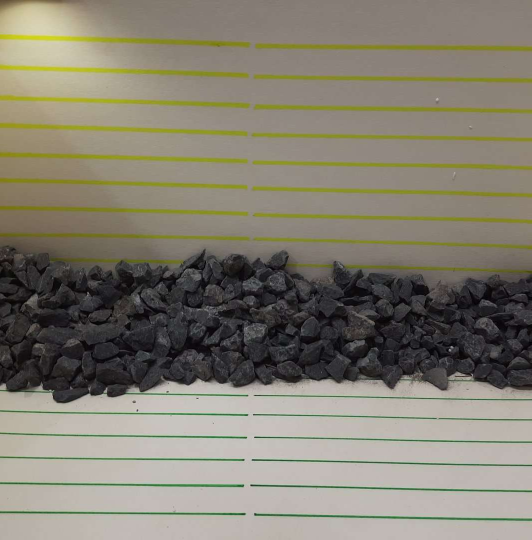
#> input picture Cygnet_Project/Images/cropped_images/3638.png, 1063 x 1080 px, found by its file name (shown at 1/2 size)
$ jupyter execute --allow-errors Scrap_volume_Yash.ipynb
#> lines starting #> are read from the running program, lines starting #| are printed output that depends on the picture; after the words box and inside, x2 and y2 are one past the last pixel; in counts of white or black regions, pixels touching at a corner belong together; pictures that were not available may be replaced by others from this repository, and a replacement may not be noted
[cell 1]
import numpy as np
import cv2
from google.colab.patches import cv2_imshow
import matplotlib.pyplot as plt
import albumentations as a
import warnings
from PIL import Image
import os
from os import listdir
warnings.filterwarnings('ignore')

[cell 2]
class Lines:
  def __init__(self):
    return None

  def linecount(self, filepath, xPieces, yPieces, width):
    self.filepath = filepath
    self.xPieces = xPieces
    self.yPieces = yPieces
    self.width = width
    img = cv2.imread(self.filepath)

    ### Detect the Yellow color lines
    gr_img = cv2.cvtColor(img, cv2.COLOR_BGR2HSV)
    lower_range = np.array([25,100,20])
    upper_range = np.array([35,255,233])
    maskr = cv2.inRange(gr_img, lower_range, upper_range)

    ### Detect the Green color lines
    lower_range = np.array([40,25,20])
    upper_range = np.array([75,255, 255])
    maskg = cv2.inRange(gr_img, lower_range, upper_range)

    ### Joined the broken Green lines
    kernel = np.ones((1,20), np.uint8)
    d_im = cv2.dilate(maskg, kernel, iterations=2)
    e_img = cv2.erode(d_im, kernel, iterations=3)

    ### Joined the broken Yellow lines
    kernel = np.ones((1,20), np.uint8)
    d_im = cv2.dilate(maskr, kernel, iterations=2)
    e_imr = cv2.erode(d_im, kernel, iterations=2)
    cv2.imwrite("/content/testimage3/resultr.png",e_imr)
    cv2.imwrite("/content/testimage3/resultg.png",e_img)
    filepath = "/content/testimage3"

    ### Removed the existing testimage4 folder
    !rm -rf "/content/testimage4"

    ### Cropped the images vertically into 10 groups
    for i in os.listdir(filepath):
      if not i.startswith("."):
        input = filepath +"/"+ i
        filename, file_extension = os.path.splitext(input)
        im = Image.open(input)
        imgwidth, imgheight = im.size
        height = imgheight // self.yPieces
        width = imgwidth // self.xPieces
        for k in range(0, self.yPieces):
          for j in range(0, self.xPieces):
            box = (j * width, k * height, (j + 1) * width, (k + 1) * height)
            a = im.crop(box)
            if not os.path.exists("/content/testimage4/"):
              os.mkdir("/content/testimage4/")
            if not os.path.exists("/content/testimage4/"+i[:-4]):
              os.mkdir("/content/testimage4/"+i[:-4])
            a.save("/content/testimage4/" + i[:-4]+"/" + str(k) + "-" + str(j) + file_extension)

    ## Counted the lines
    filepath = "/content/testimage4/"
    h1r = 0
    f1r = 0
    for i in os.listdir(filepath):
      h1 = 0
      f1 = 0
      imagepath = "/content/testimage4/"+i
      for j in os.listdir(imagepath):
        full_ipath = cv2.imread(imagepath+"/"+j,0)
        h,f = cv2.threshold(full_ipath, 80, 255, cv2.THRESH_BINARY_INV)
        contours, hierarchy = cv2.findContours(f, cv2.RETR_EXTERNAL, cv2.CHAIN_APPROX_SIMPLE)
        lenr = len(contours) - 1
        lenr = 10 - lenr
        if(i == "resultr"):
          h1 = h1+lenr
          h1r = h1
        elif(i == "resultg"):
          f1 = f1+lenr
          f1r = f1

    ### Counted the Volume
    hf = ((((h1r/self.xPieces)+1)*3)*(((f1r/self.xPieces)+1)*3))
    print("Volume = ",(hf*0.5)*self.width)
L = Lines()

[cell 3]
img1 = cv2.imread("/content/test_image/3638.png")
#> img1 is the input picture: shape (1080, 1063, 3); mean B, G, R 113.2, 127.7, 132.2
sub_image = img1[:1080, 415:1450]
cv2.imwrite("/content/test_image/temp.JPEG",sub_image)
#> (the rest of this cell did not finish here and is left out)

#> in linecount, `gr_img = cv2.cvtColor(img, cv2.COLOR_BGR2HSV)`: gr_img: shape (1080, 648, 3); mean H, S, V 38.2, 38.4, 132.8
#> in linecount, `maskr = cv2.inRange(gr_img, lower_range, upper_range)`:
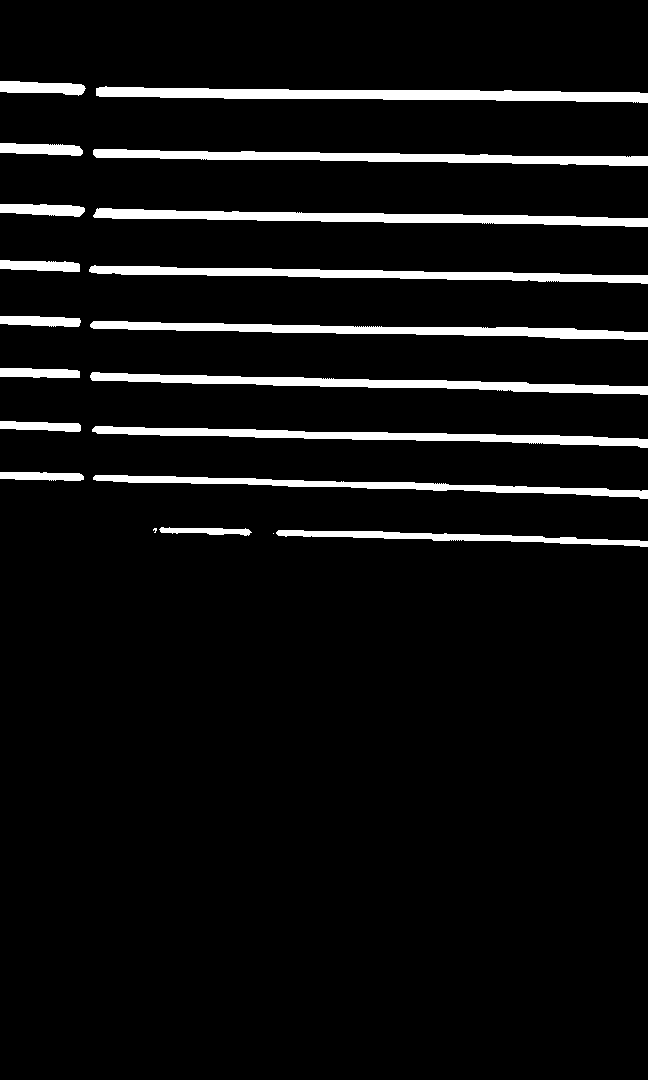
#> maskr: shape (1080, 648); 6.5% white; 20 white regions (2 under 20 px), largest, box (x1, y1, x2, y2) and area: (96, 86, 648, 103) 5372, (93, 208, 648, 227) 4884, (93, 149, 648, 166) 4658
#> in linecount, `maskg = cv2.inRange(gr_img, lower_range, upper_range)`: maskg: shape (1080, 648); 3.3% white; 26 white regions (9 under 20 px), largest, box (x1, y1, x2, y2) and area: (94, 1026, 648, 1044) 4308, (86, 968, 648, 987) 3565, (95, 872, 648, 888) 3163
#> in linecount, `d_im = cv2.dilate(maskg, kernel, iterations=2)`: d_im: shape (1080, 648); 4.2% white; 12 white regions, largest, box (x1, y1, x2, y2) and area: (0, 1024, 648, 1044) 5879, (0, 966, 648, 987) 5097, (0, 871, 648, 888) 4591
#> in linecount, `e_img = cv2.erode(d_im, kernel, iterations=3)`: e_img: shape (1080, 648); 3.4% white; 9 white regions, largest, box (x1, y1, x2, y2) and area: (0, 1024, 648, 1044) 5201, (0, 967, 648, 985) 4240, (0, 871, 648, 888) 3883
#> in linecount, `d_im = cv2.dilate(maskr, kernel, iterations=2)`: d_im: shape (1080, 648); 7.4% white; 9 white regions, largest, box (x1, y1, x2, y2) and area: (0, 81, 648, 103) 6869, (0, 204, 648, 227) 6399, (0, 143, 648, 166) 6125
#> in linecount, `e_imr = cv2.erode(d_im, kernel, iterations=2)`: e_imr: shape (1080, 648); 6.7% white; 9 white regions, largest, box (x1, y1, x2, y2) and area: (0, 81, 648, 103) 6471, (0, 204, 648, 227) 5887, (0, 143, 648, 166) 5651

[cell 4]
img1 = cv2.imread("/content/test_image/4446.png")
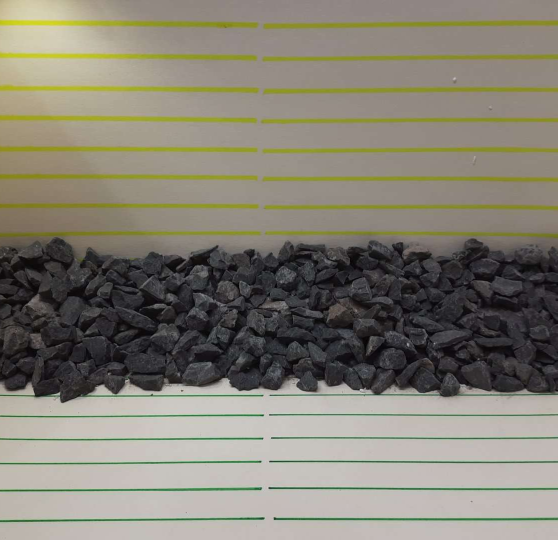
#> input picture Cygnet_Project/Images/cropped_images/4446.png, 1115 x 1080 px, found by its file name (shown at 1/2 size)
#> img1 is the input picture: shape (1080, 1115, 3); mean B, G, R 115.7, 129, 132.7
sub_image = img1[:1080, 415:1450]
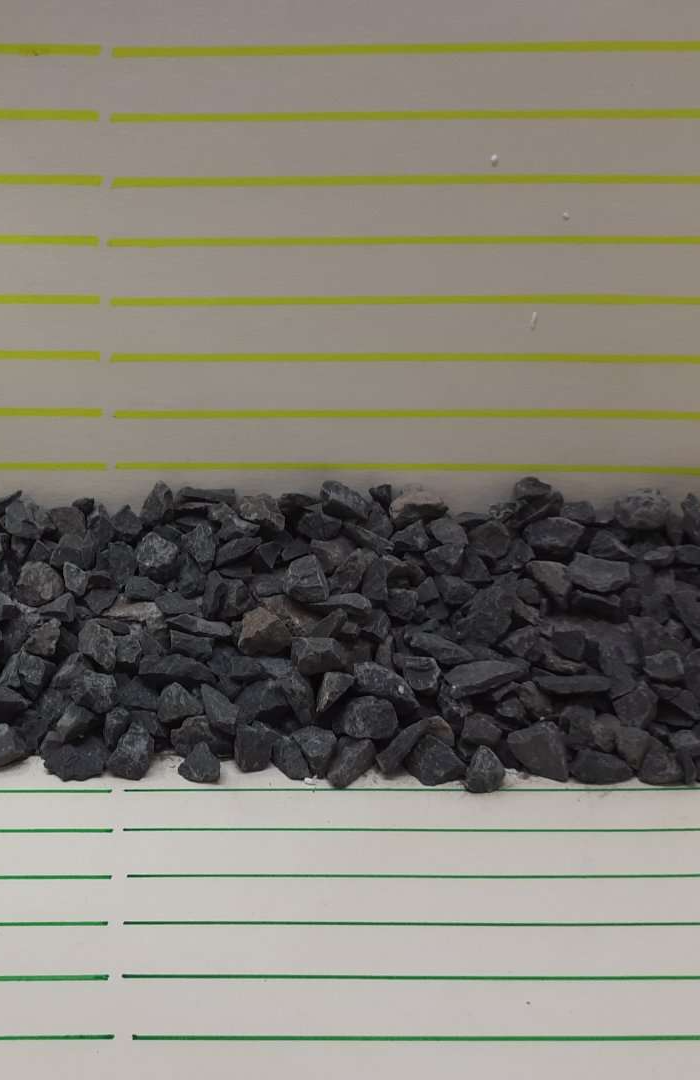
#> sub_image: shape (1080, 700, 3); mean B, G, R 115.5, 126.2, 129.8
cv2.imwrite("/content/test_image/temp.JPEG",sub_image)
#> (the rest of this cell did not finish here and is left out)

#> call 2 of linecount, with filepath = '/content/test_image/temp.JPEG', xPieces = 10, yPieces = 1, width = 58.5
#> in linecount (call 2), `gr_img = cv2.cvtColor(img, cv2.COLOR_BGR2HSV)`: gr_img: shape (1080, 700, 3); mean H, S, V 46.4, 36, 131.8
#> in linecount (call 2), `maskr = cv2.inRange(gr_img, lower_range, upper_range)`: maskr: shape (1080, 700); 6.3% white; 16 white regions, largest, box (x1, y1, x2, y2) and area: (112, 41, 700, 58) 5833, (112, 174, 700, 188) 5468, (111, 109, 700, 123) 5150
#> in linecount (call 2), `maskg = cv2.inRange(gr_img, lower_range, upper_range)`: maskg: shape (1080, 700); 3.1% white; 15 white regions (2 under 20 px), largest, box (x1, y1, x2, y2) and area: (132, 1033, 700, 1044) 4530, (123, 973, 700, 982) 3603, (128, 872, 700, 880) 3194
#> in linecount (call 2), `d_im = cv2.dilate(maskg, kernel, iterations=2)`: d_im: shape (1080, 700); 3.6% white; 6 white regions, box (x1, y1, x2, y2) and area: (0, 1032, 700, 1044) 6105, (0, 972, 700, 983) 5221, (0, 920, 700, 928) 4440, (0, 872, 700, 881) 4391, (0, 784, 700, 796) 3830, (0, 826, 700, 835) 3418
#> in linecount (call 2), `e_img = cv2.erode(d_im, kernel, iterations=3)`: e_img: shape (1080, 700); 3.2% white; 6 white regions, box (x1, y1, x2, y2) and area: (0, 1033, 700, 1044) 5506, (0, 973, 700, 983) 4583, (0, 920, 700, 928) 4142, (0, 872, 700, 881) 4019, (0, 827, 700, 835) 3184, (0, 784, 700, 795) 3051
#> in linecount (call 2), `d_im = cv2.dilate(maskr, kernel, iterations=2)`: d_im: shape (1080, 700); 6.9% white; 8 white regions, largest, box (x1, y1, x2, y2) and area: (0, 41, 700, 58) 7539, (0, 174, 700, 188) 7001, (0, 109, 700, 123) 6709
#> in linecount (call 2), `e_imr = cv2.erode(d_im, kernel, iterations=2)`:
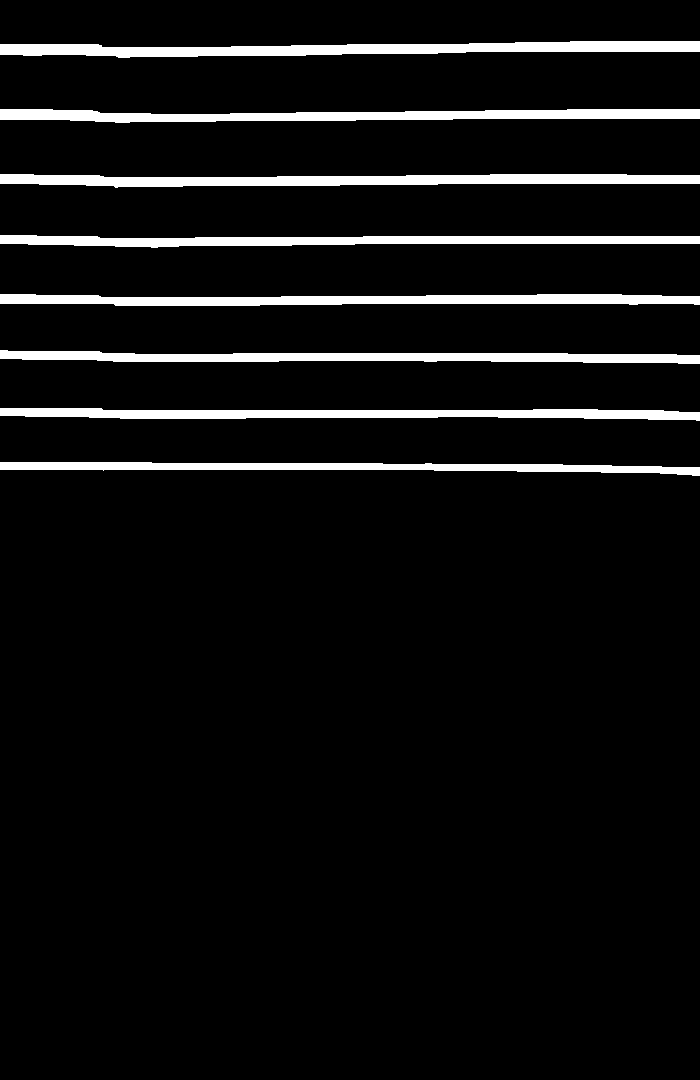
#> e_imr: shape (1080, 700); 6.5% white; 8 white regions, largest, box (x1, y1, x2, y2) and area: (0, 41, 700, 58) 7159, (0, 174, 700, 188) 6717, (0, 109, 700, 123) 6387

[cell 5]
img1 = cv2.imread("/content/test_image/5659.png")
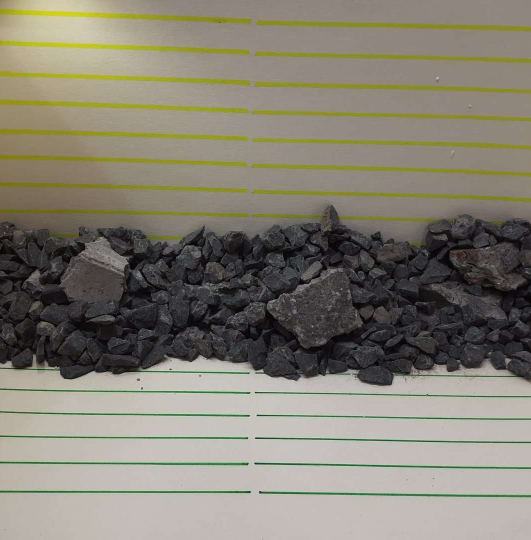
#> input picture Cygnet_Project/Images/cropped_images/5659.png, 1062 x 1080 px, found by its file name (shown at 1/2 size)
#> img1 is the input picture: shape (1080, 1062, 3); mean B, G, R 115.6, 129.2, 133.6
sub_image = img1[:1080, 415:1450]
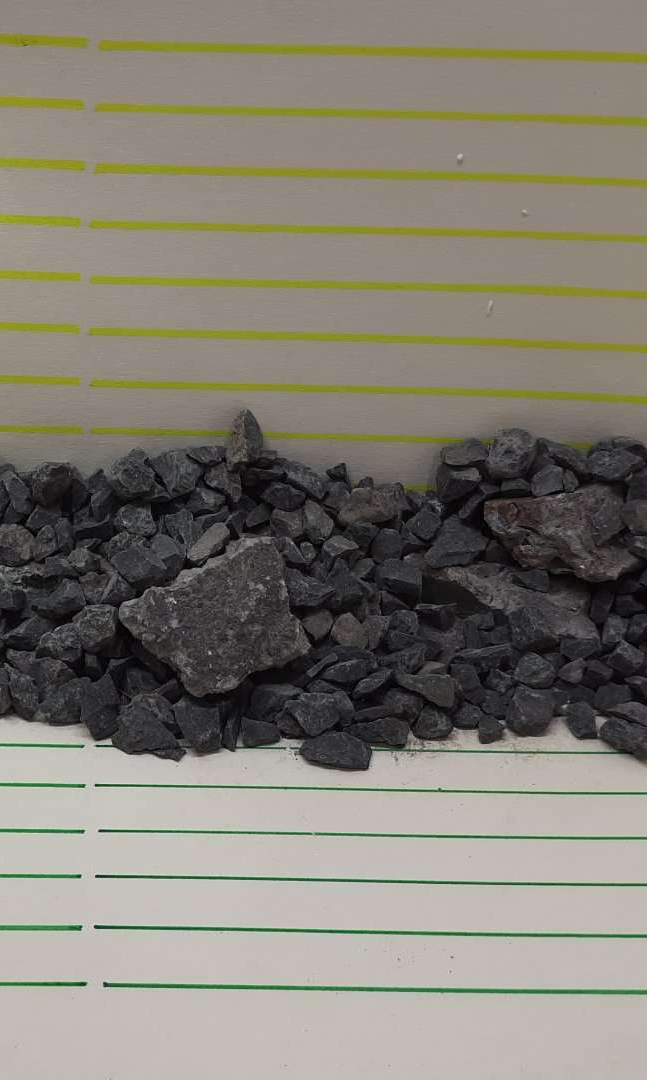
#> sub_image: shape (1080, 647, 3); mean B, G, R 115.8, 126.5, 130.6
cv2.imwrite("/content/test_image/temp.JPEG",sub_image)
#> (the rest of this cell did not finish here and is left out)

#> in linecount (call 3), `gr_img = cv2.cvtColor(img, cv2.COLOR_BGR2HSV)`: gr_img: shape (1080, 647, 3); mean H, S, V 44.8, 35.9, 132.2
#> in linecount (call 3), `maskr = cv2.inRange(gr_img, lower_range, upper_range)`: maskr: shape (1080, 647); 5.9% white; 22 white regions (2 under 20 px), largest, box (x1, y1, x2, y2) and area: (98, 40, 647, 63) 5255, (95, 163, 647, 187) 4933, (95, 102, 647, 127) 4651
#> in linecount (call 3), `maskg = cv2.inRange(gr_img, lower_range, upper_range)`: maskg: shape (1080, 647); 3.1% white; 25 white regions (11 under 20 px), largest, box (x1, y1, x2, y2) and area: (103, 981, 647, 997) 4155, (94, 925, 647, 940) 3548, (99, 828, 647, 842) 3064
#> in linecount (call 3), `d_im = cv2.dilate(maskg, kernel, iterations=2)`: d_im: shape (1080, 647); 3.9% white; 14 white regions, largest, box (x1, y1, x2, y2) and area: (0, 980, 647, 997) 5513, (0, 923, 647, 940) 5164, (0, 827, 647, 842) 4580
#> in linecount (call 3), `e_img = cv2.erode(d_im, kernel, iterations=3)`: e_img: shape (1080, 647); 3.2% white; 8 white regions, largest, box (x1, y1, x2, y2) and area: (0, 980, 647, 997) 4907, (0, 923, 647, 940) 4543, (0, 827, 647, 842) 4013
#> in linecount (call 3), `d_im = cv2.dilate(maskr, kernel, iterations=2)`: d_im: shape (1080, 647); 7% white; 10 white regions, largest, box (x1, y1, x2, y2) and area: (0, 34, 647, 63) 7051, (0, 157, 647, 187) 6725, (0, 96, 647, 127) 6412
#> in linecount (call 3), `e_imr = cv2.erode(d_im, kernel, iterations=2)`: e_imr: shape (1080, 647); 6.1% white; 10 white regions, largest, box (x1, y1, x2, y2) and area: (0, 34, 647, 63) 6369, (0, 157, 647, 187) 5967, (0, 96, 647, 127) 5634

[cell 6]
img1 = cv2.imread("/content/test_image/1617.png")
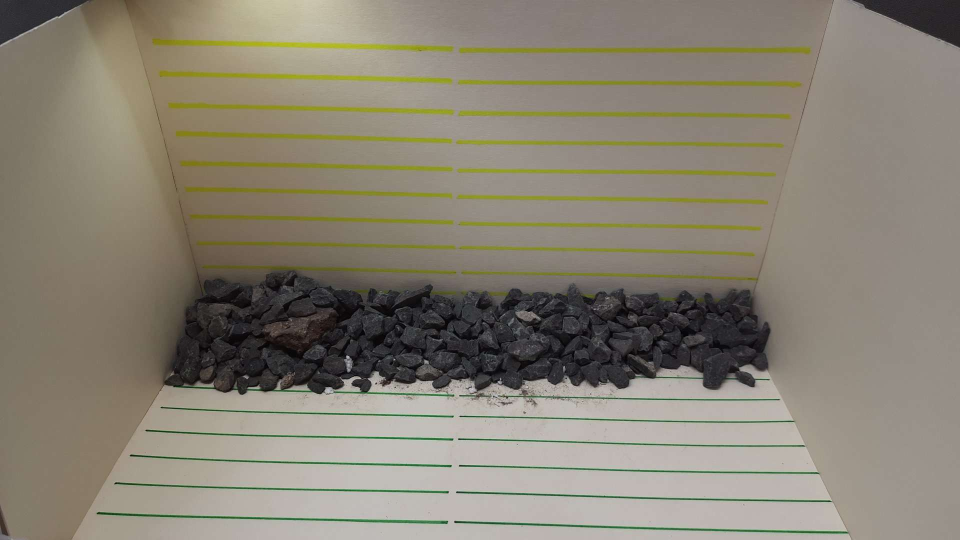
#> input picture Cygnet_Project/obj_train_data/Images/1617.jpg, 1920 x 1080 px, given in place of 1617.png, which was not available (shown at 1/2 size)
#> img1 is the input picture: shape (1080, 1920, 3); mean B, G, R 115.8, 130.3, 136.5
sub_image = img1[:1080, 410:1500]
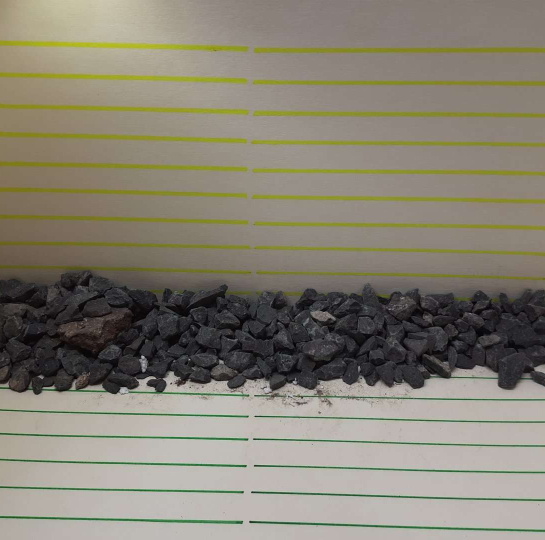
#> sub_image: shape (1080, 1090, 3) (shown at 1/2 size); mean B, G, R 115.7, 130.3, 135
cv2.imwrite("/content/test_image/temp.JPEG",sub_image)
#> (the rest of this cell did not finish here and is left out)

#> call 4 of linecount, with filepath = '/content/test_image/temp.JPEG', xPieces = 10, yPieces = 1, width = 58.5
#> in linecount (call 4), `gr_img = cv2.cvtColor(img, cv2.COLOR_BGR2HSV)`: gr_img: shape (1080, 1090, 3); mean H, S, V 36, 42.4, 136.6
#> in linecount (call 4), `maskr = cv2.inRange(gr_img, lower_range, upper_range)`: maskr: shape (1080, 1090); 7.1% white; 52 white regions (27 under 20 px), largest, box (x1, y1, x2, y2) and area: (508, 95, 1090, 106) 5639, (0, 80, 498, 104) 5480, (0, 143, 495, 167) 5246
#> in linecount (call 4), `maskg = cv2.inRange(gr_img, lower_range, upper_range)`: maskg: shape (1080, 1090); 3.6% white; 66 white regions (44 under 20 px), largest, box (x1, y1, x2, y2) and area: (500, 1041, 1090, 1066) 4199, (0, 1030, 487, 1050) 3981, (0, 915, 495, 936) 3813
#> in linecount (call 4), `d_im = cv2.dilate(maskg, kernel, iterations=2)`: d_im: shape (1080, 1090); 4.7% white; 19 white regions, largest, box (x1, y1, x2, y2) and area: (0, 1030, 1090, 1066) 9874, (0, 915, 1090, 948) 9053, (0, 864, 1090, 896) 8741
#> in linecount (call 4), `e_img = cv2.erode(d_im, kernel, iterations=3)`:
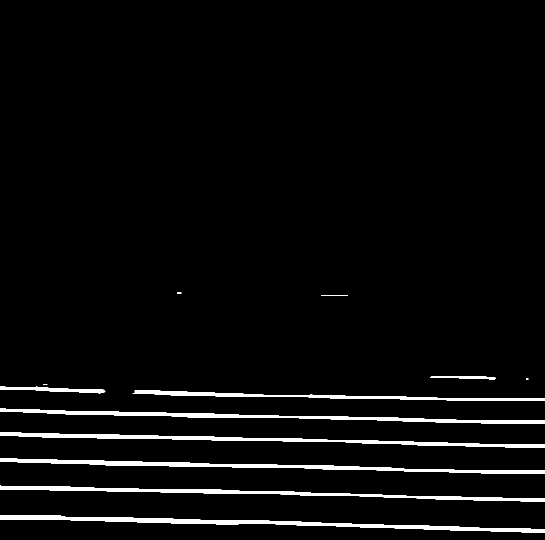
#> e_img: shape (1080, 1090) (shown at 1/2 size); 3.7% white; 13 white regions (3 under 20 px), largest, box (x1, y1, x2, y2) and area: (0, 1030, 1090, 1065) 8203, (0, 916, 1090, 948) 7601, (0, 864, 1090, 896) 7151
#> in linecount (call 4), `d_im = cv2.dilate(maskr, kernel, iterations=2)`: d_im: shape (1080, 1090); 8.1% white; 21 white regions, largest, box (x1, y1, x2, y2) and area: (0, 80, 1090, 106) 12089, (0, 205, 1090, 235) 11212, (0, 143, 1090, 172) 11091
#> in linecount (call 4), `e_imr = cv2.erode(d_im, kernel, iterations=2)`:
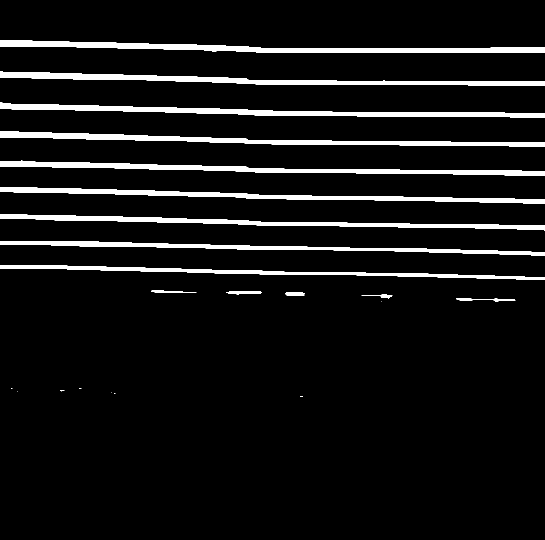
#> e_imr: shape (1080, 1090) (shown at 1/2 size); 7.3% white; 23 white regions (9 under 20 px), largest, box (x1, y1, x2, y2) and area: (0, 80, 1090, 106) 11369, (0, 205, 1090, 235) 10476, (0, 143, 1090, 172) 10391
